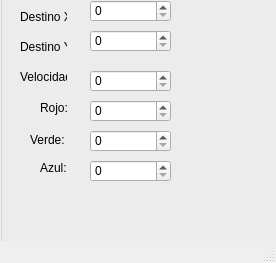
<?xml version="1.0" encoding="UTF-8"?>
<ui version="4.0">
 <class>MainWindow</class>
 <widget class="QMainWindow" name="MainWindow">
  <property name="geometry">
   <rect>
    <x>0</x>
    <y>0</y>
    <width>276</width>
    <height>263</height>
   </rect>
  </property>
  <property name="windowTitle">
   <string>MainWindow</string>
  </property>
  <widget class="QWidget" name="centralwidget">
   <widget class="QGroupBox" name="groupBox">
    <property name="geometry">
     <rect>
      <x>0</x>
      <y>-20</y>
      <width>551</width>
      <height>371</height>
     </rect>
    </property>
    <property name="title">
     <string>GroupBox</string>
    </property>
    <widget class="QLabel" name="label">
     <property name="geometry">
      <rect>
       <x>20</x>
       <y>30</y>
       <width>47</width>
       <height>13</height>
      </rect>
     </property>
     <property name="text">
      <string>Destino X:</string>
     </property>
    </widget>
    <widget class="QLabel" name="label_2">
     <property name="geometry">
      <rect>
       <x>20</x>
       <y>60</y>
       <width>47</width>
       <height>13</height>
      </rect>
     </property>
     <property name="text">
      <string>Destino Y:</string>
     </property>
    </widget>
    <widget class="QLabel" name="label_3">
     <property name="geometry">
      <rect>
       <x>20</x>
       <y>90</y>
       <width>47</width>
       <height>13</height>
      </rect>
     </property>
     <property name="text">
      <string>Velocidad:</string>
     </property>
    </widget>
    <widget class="QLabel" name="label_4">
     <property name="geometry">
      <rect>
       <x>40</x>
       <y>120</y>
       <width>31</width>
       <height>16</height>
      </rect>
     </property>
     <property name="text">
      <string>Rojo:</string>
     </property>
    </widget>
    <widget class="QLabel" name="label_5">
     <property name="geometry">
      <rect>
       <x>30</x>
       <y>150</y>
       <width>41</width>
       <height>20</height>
      </rect>
     </property>
     <property name="text">
      <string>Verde:</string>
     </property>
    </widget>
    <widget class="QLabel" name="label_6">
     <property name="geometry">
      <rect>
       <x>40</x>
       <y>180</y>
       <width>31</width>
       <height>16</height>
      </rect>
     </property>
     <property name="text">
      <string>Azul:</string>
     </property>
    </widget>
    <widget class="QSpinBox" name="destX_spinBox">
     <property name="geometry">
      <rect>
       <x>90</x>
       <y>20</y>
       <width>81</width>
       <height>22</height>
      </rect>
     </property>
     <property name="maximum">
      <number>500</number>
     </property>
    </widget>
    <widget class="QSpinBox" name="destY_spinBox">
     <property name="geometry">
      <rect>
       <x>90</x>
       <y>50</y>
       <width>81</width>
       <height>22</height>
      </rect>
     </property>
     <property name="maximum">
      <number>500</number>
     </property>
    </widget>
    <widget class="QSpinBox" name="speed_spinBox">
     <property name="geometry">
      <rect>
       <x>90</x>
       <y>90</y>
       <width>81</width>
       <height>22</height>
      </rect>
     </property>
     <property name="maximum">
      <number>99999</number>
     </property>
    </widget>
    <widget class="QSpinBox" name="red_spinBox">
     <property name="geometry">
      <rect>
       <x>90</x>
       <y>120</y>
       <width>81</width>
       <height>22</height>
      </rect>
     </property>
     <property name="maximum">
      <number>255</number>
     </property>
    </widget>
    <widget class="QSpinBox" name="green_spinBox">
     <property name="geometry">
      <rect>
       <x>90</x>
       <y>150</y>
       <width>81</width>
       <height>22</height>
      </rect>
     </property>
     <property name="maximum">
      <number>255</number>
     </property>
    </widget>
    <widget class="QSpinBox" name="blue_spinBox">
     <property name="geometry">
      <rect>
       <x>90</x>
       <y>180</y>
       <width>81</width>
       <height>22</height>
      </rect>
     </property>
     <property name="maximum">
      <number>255</number>
     </property>
    </widget>
   </widget>
  </widget>
  <widget class="QMenuBar" name="menubar">
   <property name="geometry">
    <rect>
     <x>0</x>
     <y>0</y>
     <width>276</width>
     <height>21</height>
    </rect>
   </property>
  </widget>
  <widget class="QStatusBar" name="statusbar"/>
 </widget>
 <resources/>
 <connections/>
</ui>
